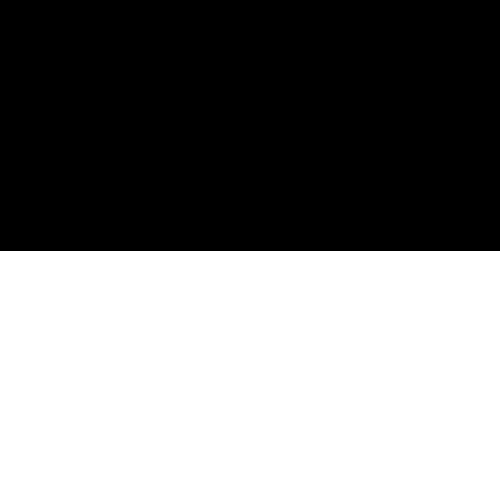
Frame 1 (no input)
Frame 60 (the mouse pressed at the canvas centre just before this capture): identical to frame 1, image omitted
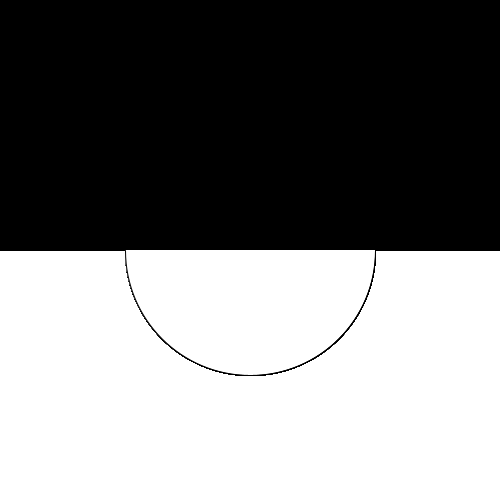
Frame 120 (the mouse held since frame 60 and released just before this capture)

The Processing sketch that drew these frames (run headless with seeded random() and noise(); from frame 60 on, the mouse is pressed at the canvas centre):

// Processing sketch: processing_61826
// ── processing_61826.pde

void setup(){
  size (500,500);
  background(255);
  smooth();
}
/*definições do programa*/

void draw(){
  fill(0);
  rect(0,0, width, height/2);
  /*quadrado preto com a largura da janela e com metade da altura da janela*/
  fill(255);
  arc(width/2, height/2, mouseX, mouseY, 0, PI);
  /*arco com preenchimento branco a ser constantemente desenhado 
  conforme a posição do rato*/
}
